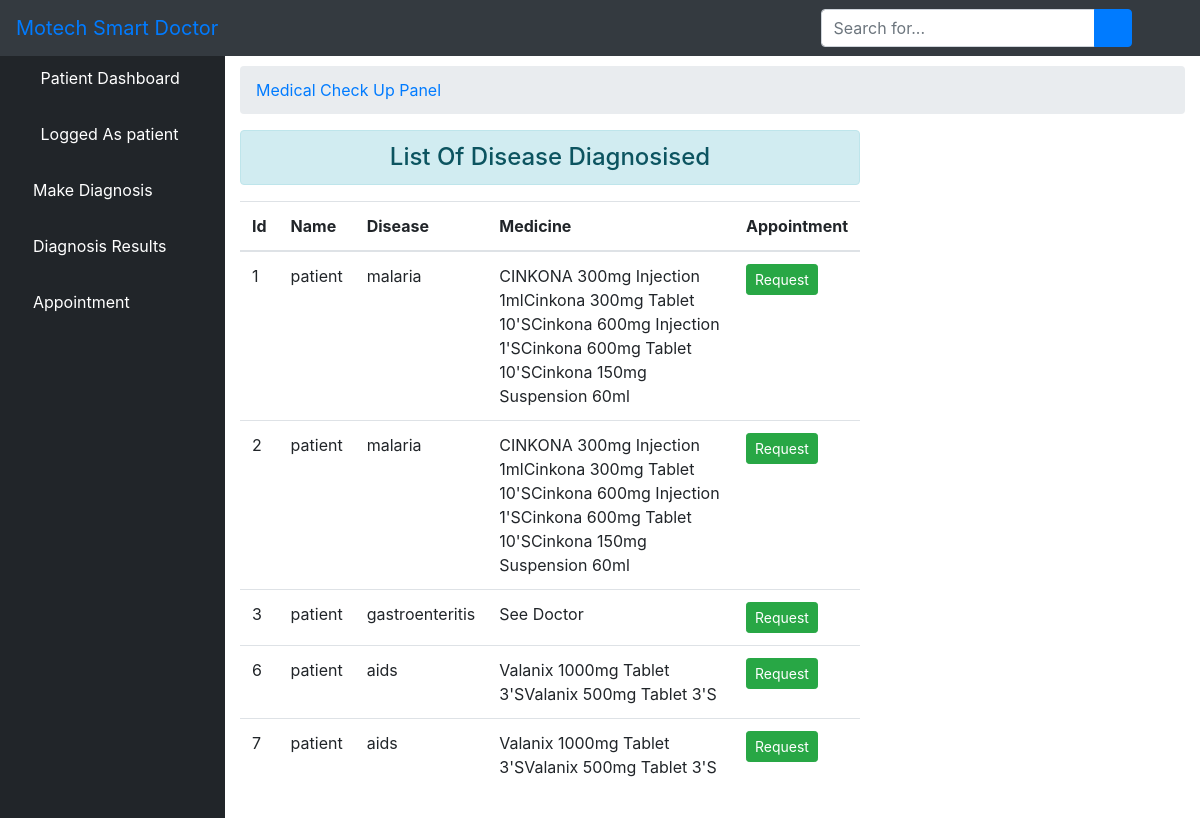
Screenshot of /result/ (signed in) with the database file from the repository.
### core/models.py (models this page shows, shortened)
class User(AbstractUser):
    is_patient = models.BooleanField(default=False)
    is_doctor = models.BooleanField(default=False)
    phonenumber = models.CharField(max_length=200,null=True)

class Medical(models.Model):
    s1 = models.CharField(max_length=200)
    s2 = models.CharField(max_length=200)
    s3 = models.CharField(max_length=200)
    s4 = models.CharField(max_length=200)
    s5 = models.CharField(max_length=200)
    disease = models.CharField(max_length=200)
    medicine = models.CharField(max_length=200)
    patient = models.ForeignKey(User, related_name="patient", on_delete= models.CASCADE)
    doctor = models.ForeignKey(User, related_name="doctor", on_delete= models.CASCADE, null=True)
    created_on = models.DateTimeField(auto_now_add=True)

### core/views.py (the view)
# urls.py: path('result/', views.patient_result, name='result'),
def patient_result(request):
	user_id = request.user.id
	disease = Medical.objects.all().filter(patient_id=user_id)
	context = {'disease':disease, 'status':'1'}
	return render(request, 'patient/result.html', context)

### core/templates/patient/result.html (shortened to what this page needs)
{% extends 'patient/base.html' %}
{% block body %}
 <div id="content-wrapper">
        <div class="container-fluid">
            <ol class="breadcrumb">
                <li class="breadcrumb-item">
                    <a href="">Medical Check Up Panel</a>
                </li>
            </ol>
            <div class="row">
            <div class="col-sm-8">
                <h4 class="text-center alert alert-info">List Of Disease Diagnosised</h4>
                <table class="table table-hover">
                    <thead>
                        <tr>
                            <th scope="col">Id</th>
                            <th scope="col">Name</th>
                            <th scope="col">Disease</th>
                            <th scope="col">Medicine</th>
                            <th scope="col">Appointment</th>
                        </tr>
                    </thead>
                    <tbody id="tbody">
                        {% for d in disease %}
                        <tr>
                            <td>{{ d.id }}</td>
                            <td>{{ d.patient.username }}</td>
                            <td>{{ d.disease }}</td>
                            {% if d.medicine == "" %}
                            <td>Yet Recommended</td>
                            {% else %}
                            <td>{{ d.medicine }}</td>
                            {% endif %}
                            <td>
                                <input class="btn btn-success btn-sm btn_ment" type="button" data-sid="{{d.id}}" value="Request">
                            </td>
                        </tr>
                        {% endfor %}
                    </tbody>
                </table>
            </div>
            </div>
        </div>
        </div>
{% endblock %}

### core/templates/patient/base.html (shortened to what this page needs)
{% load static %}
<!DOCTYPE html>
<html>
<head>
    <link rel="stylesheet" href="{% static 'core/css/bootstrap/four/bootstrap.css' %}">
    <link href="{% static 'core/css/sb-admin.css' %}" rel="stylesheet">
    <link href="{% static 'core/css/fontawesome-free/css/all.min.css' %}" rel="stylesheet" type="text/css">
</head>
<body id="page-top">
<nav class="navbar navbar-expand navbar-dark bg-dark fixed-top">
    <a class="navbar-brand mr-1 text-primary" href="">Motech Smart Doctor</a>
    <button class="btn btn-link btn-sm text-white order-1 order-sm-0" id="sidebarToggle" href="#">
        <i class="fas fa-bars"></i>
    </button>
    <form class="d-none d-md-inline-block form-inline ml-auto mr-0 mr-md-3 my-2 my-md-0">
        <div class="input-group">
            <input type="text" class="form-control" placeholder="Search for..." aria-label="Search" aria-describedby="basic-addon2">
            <div class="input-group-append">
                <button class="btn btn-primary" type="button">
                    <i class="fas fa-search"></i>
                </button>
            </div>
        </div>
    </form>
    <ul class="navbar-nav ml-auto ml-md-0">
        <li class="nav-item dropdown no-arrow">
            <a class="nav-link dropdown-toggle" href="#" id="userDropdown" role="button" data-toggle="dropdown" aria-haspopup="true" aria-expanded="false">
                <i class="fas fa-user-circle fa-fw text-primary"></i>
            </a>
        </li>
    </ul>
</nav>
<div id="wrapper" style="padding-top: 50px">
<ul class="sidebar navbar-nav">
    <li class="nav-item active">
        <a class="nav-link" href="{% url 'patient' %}">
            <i class="fas fa-fw fa-tachometer-alt"></i>
            <span>Patient Dashboard</span>
        </a>
    </li>
    <li class="nav-item active">
        <a class="nav-link" href="">
            <i class="fas fa-user-circle fa-fw text-primary"></i>
            <span>Logged As {{ user.username }}</span>
        </a>
    </li>
    {% if status == '1' %}
     <li class="nav-item">
        <a class="nav-link" href="{% url 'diagnosis' %}">
            <i class="fas fa-microscope text-primary"></i>
            <span style="color: white">Make Diagnosis</span>
        </a>
    </li>
    <li class="nav-item">
        <a class="nav-link" href="{% url 'result' %}">
            <i class="fas fa-pager text-primary"></i>
            <span style="color: white">Diagnosis Results</span>
        </a>
    </li>
    <li class="nav-item">
        <a class="nav-link" href="{% url 'ment_list' %}">
            <i class="fas fa-calendar text-primary"></i>
            <span style="color: white">Appointment</span>
        </a>
    </li>
    {% endif %}
</ul>
    {% block body %}{% endblock %}
</div>

### rows the page displays
User: username "patient"
Medical: id "1", patient.username "patient", disease "malaria", medicine "CINKONA 300mg Injection 1mlCinkona 300mg Tablet 10'SCinkona 600mg Injection 1'SCinkona 600mg Tablet 10'SCinkona 150mg Suspension 60ml"
Medical: id "2", patient.username "patient", disease "malaria", medicine "CINKONA 300mg Injection 1mlCinkona 300mg Tablet 10'SCinkona 600mg Injection 1'SCinkona 600mg Tablet 10'SCinkona 150mg Suspension 60ml"
Medical: id "3", patient.username "patient", disease "gastroenteritis", medicine "See Doctor"
Medical: id "6", patient.username "patient", disease "aids", medicine "Valanix 1000mg Tablet 3'SValanix 500mg Tablet 3'S"
Medical: id "7", patient.username "patient", disease "aids", medicine "Valanix 1000mg Tablet 3'SValanix 500mg Tablet 3'S"
